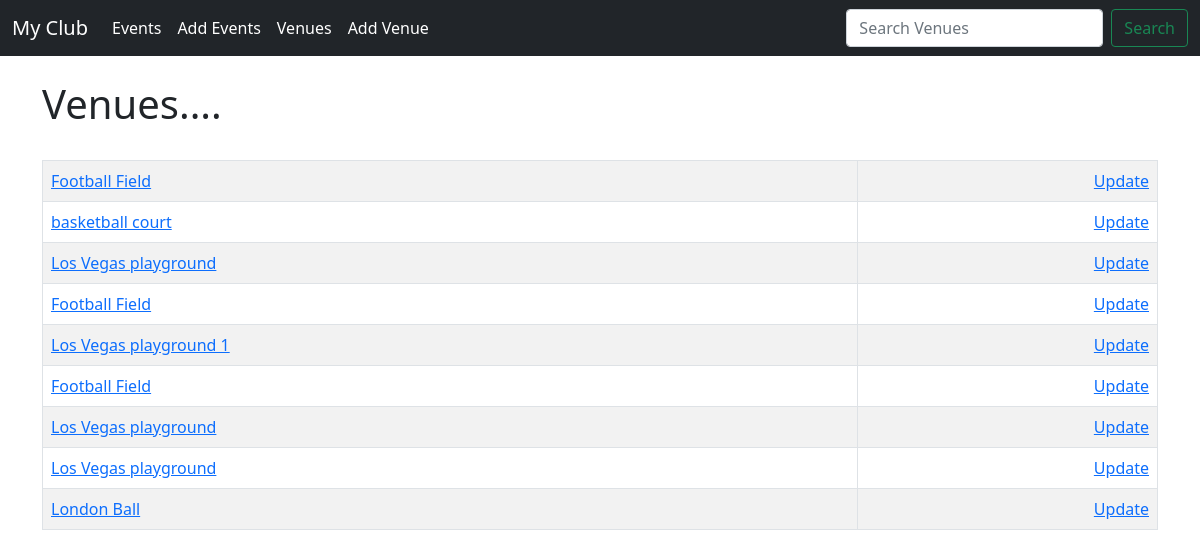
/venues, run on the app's committed database.
### events/models.py (models this page shows)
class Venue(models.Model):
    name = models.CharField(max_length=120)
    address = models.CharField(max_length=360)
    zip_code = models.CharField(max_length=15)
    phone = models.CharField(max_length=25, blank=True)
    web = models.URLField(blank=True)
    email_address = models.EmailField(blank=True)
    def __str__(self): #double underscores
        return self.name

### events/views.py (the view)
# urls.py: path('venues', views.all_venues, name="list-venues"),
def all_venues(request):
    context = {}
    venue_list = Venue.objects.all()
    context = {
        "venue_list": venue_list
    }
    return render(request, 'events/venue_list.html', context)

### events/templates/events/venue_list.html
{% extends 'events/base.html' %}
{% block content %}
<h1> Venues.... </h1>
<br/>
<table class="table table-hover table-striped table-bordered">
{% for venue in venue_list %}
<tr>
    <td>
        <a href="{% url 'show-venue' venue.id %}">{{venue}}</a>
    </td>
    <td align = "right">
        <a href="{% url 'update-venue' venue.id %}">Update</a>
    </td>
</tr>
{% endfor %}
</table>
{% endblock %}

### data on the page
Venue: name "Football Field"
Venue: name "basketball court"
Venue: name "Los Vegas playground"
Venue: name "Football Field"
Venue: name "Los Vegas playground 1"
Venue: name "Football Field"
Venue: name "Los Vegas playground"
Venue: name "Los Vegas playground"
Venue: name "London Ball"
